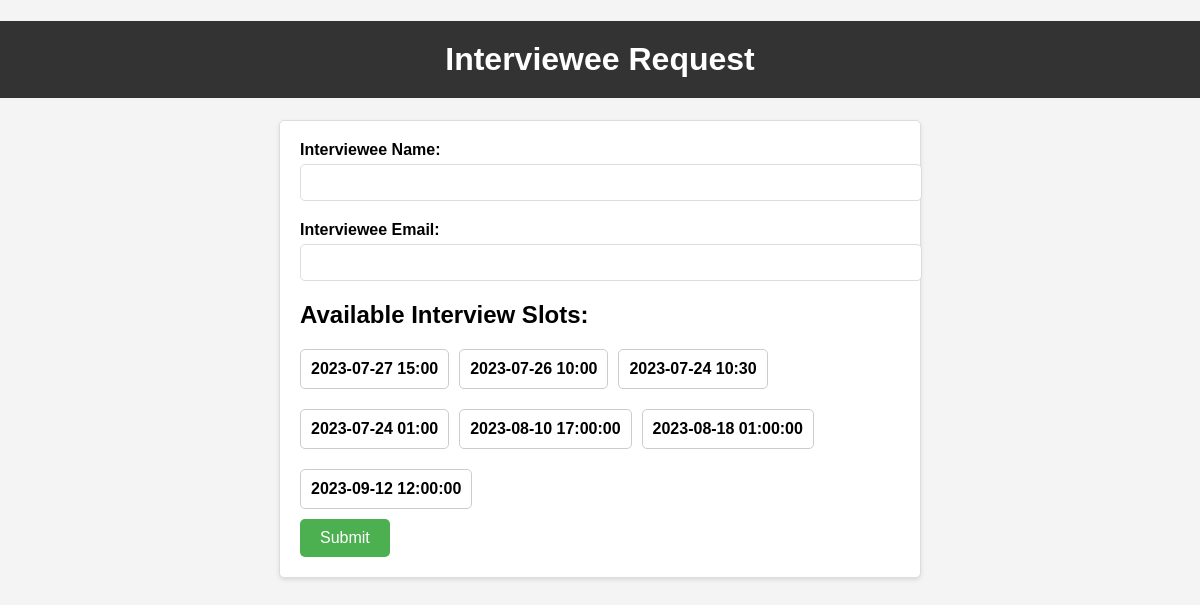
The app's page /interviewee/request with its own data.
### tables this page shows
CREATE TABLE interviewer_schedule (
        id INTEGER PRIMARY KEY AUTOINCREMENT,
        interviewer_name TEXT NOT NULL,
        interviewer_email TEXT NOT NULL,
        datetime TEXT NOT NULL,  -- Store date and time as a single string
        confirmed INTEGER DEFAULT 0
    );

### app.py (the view, shortened to what this page needs)
@app.route('/interviewee/request', methods=['GET', 'POST'])
def interviewee_request():
    conn = sqlite3.connect('interviews.db')
    c = conn.cursor()
    c.execute("SELECT datetime FROM interviewer_schedule WHERE confirmed = 0")
    available_slots = c.fetchall()
    conn.close()
    return render_template('interviewee_request.html', available_slots=available_slots)

### Templates/interviewee_request.html (shortened to what this page needs)
<!DOCTYPE html>
<html>
<head>
    <link rel="stylesheet" href="{{ url_for('static', filename='style.css') }}">
</head>
<body>
    <h1>Interviewee Request</h1>
    <div class="container">
        <form method="POST" action="/interviewee/request">
            <div class="form-group">
                <label for="interviewee_name">Interviewee Name:</label>
                <input type="text" id="interviewee_name" name="interviewee_name" required>
            </div>
            <div class="form-group">
                <label for="interviewee_email">Interviewee Email:</label>
                <input type="email" id="interviewee_email" name="interviewee_email" required>
            </div>
            <h2>Available Interview Slots:</h2>
            <div class="slots">
                {% for slot in available_slots %}
                <label class="slot">
                    <span class="slot-label">{{ slot[0] }}</span>
                </label>
                {% endfor %}
            </div>
            <button type="submit" class="submit-button">Submit</button>
        </form>
    </div>
</body>
</html>

### style.css (style rules this page uses)
body { font-family: Arial, sans-serif; }
.slots { display: flex; flex-wrap: wrap; gap: 10px; }
.slot { display: flex; align-items: center; border: 1px solid #ccc; border-radius: 5px; padding: 10px; cursor: pointer; transition: background-color 0.3s; }

### Templates/interviewee_request.html (style rules this page uses)
body { font-family: Arial, sans-serif; background-color: #f4f4f4; margin: 0; padding: 0; }
.container { max-width: 600px; margin: 0 auto; padding: 20px; background-color: #fff; border: 1px solid #ddd; border-radius: 5px; box-shadow: 0 2px 4px rgba(0, 0, 0, 0.1); }
h1 { background-color: #333; color: #fff; text-align: center; padding: 20px 0; }
.form-group { margin-bottom: 20px; }
label { display: block; margin-bottom: 5px; font-weight: bold; }
input[type="text"], input[type="email"] { width: 100%; padding: 10px; border: 1px solid #ddd; border-radius: 5px; }
.slots { margin-top: 20px; }
.slot { display: flex; align-items: center; margin-bottom: 10px; }
.slot-label { font-weight: bold; }
.submit-button { background-color: #4CAF50; color: #fff; padding: 10px 20px; border: none; border-radius: 5px; font-size: 16px; cursor: pointer; }

### records on screen
interviewer_schedule: datetime "2023-07-27 15:00"
interviewer_schedule: datetime "2023-07-26 10:00"
interviewer_schedule: datetime "2023-07-24 10:30"
interviewer_schedule: datetime "2023-07-24 01:00"
interviewer_schedule: datetime "2023-08-10 17:00:00"
interviewer_schedule: datetime "2023-08-18 01:00:00"
interviewer_schedule: datetime "2023-09-12 12:00:00"
